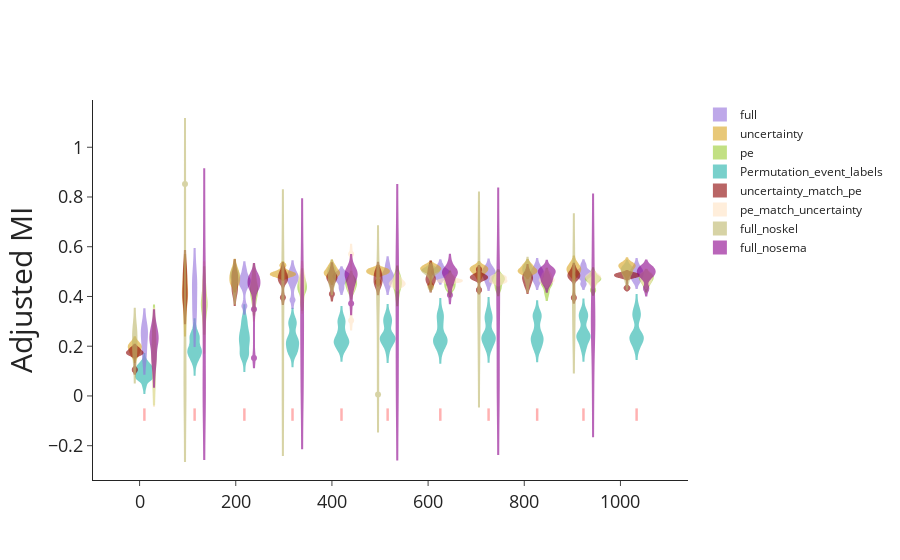

Notebook cell for this chart:
### Code cell
fig = go.Figure()
# note that there is no humans for MI, just adding so that color scheme is consistent with biserial
tag_names = ['full', 'uncertainty', 'pe', 'human', 'uncertainty_match_pe', 'pe_match_uncertainty', 'full_noskel', 'full_nosema']
shifts = [0, -20, 20, 0, -20, 20, -20, 20]
widths = [35, 50, 30, 10, 50, 50, 35, 35]
point = 0
ranks = [0, 1, 2, 3, 4, 5, 6, 7]

df = mi_df_long[(mi_df_long.variable == 'mi_shuffle')
#                   & (mi_df_long.tag.isin(uncertainty_tags, full)
                 ]
fig.add_trace(
    go.Violin(x=df.training_time, y=df.value, name=f"Permutation_event_labels", 
              fillcolor=colors[0], line_color=colors[0], opacity=0.6, points=point, width=35,
              legendrank=ranks[4])
)

for i, tags in enumerate(tag_names):
    df = mi_df_long[(mi_df_long.variable == 'mi') & (mi_df_long.sem_variant == tags)]
    fig.add_trace(
        go.Violin(x=df.training_time+shifts[i], y=df.value, name=f"{tag_names[i]}", 
                  fillcolor=colors[i+1], line_color=colors[i+1], opacity=0.6, 
                  points=point, width=widths[i], scalemode='count',
                  legendrank=ranks[i],
                  # mode='markers', marker=dict(size=5, color=colors[i+1])
                  )
    )
    

fig.update_layout(layout)
fig.update_xaxes(x_axis)
fig.update_yaxes(y_axis)
# fig.update_xaxes(title=dict(text="Amount of Training (minutes)"))
fig.update_yaxes(title=dict(text="Adjusted MI"))
# fig.update_layout(title="Adjusted Mutual Information", title_x=0.5)
fig.update_layout(shapes=[{'type': 'line','y0':-0.1,'y1': -0.05,'x0': t, 
                           'x1': t,
                           'xref':'x1','yref':'y1',
                           'line': {'color': 'red','width': 2.5}} 
                          for t in mi_df_long.training_time.unique()])
fig.show()
